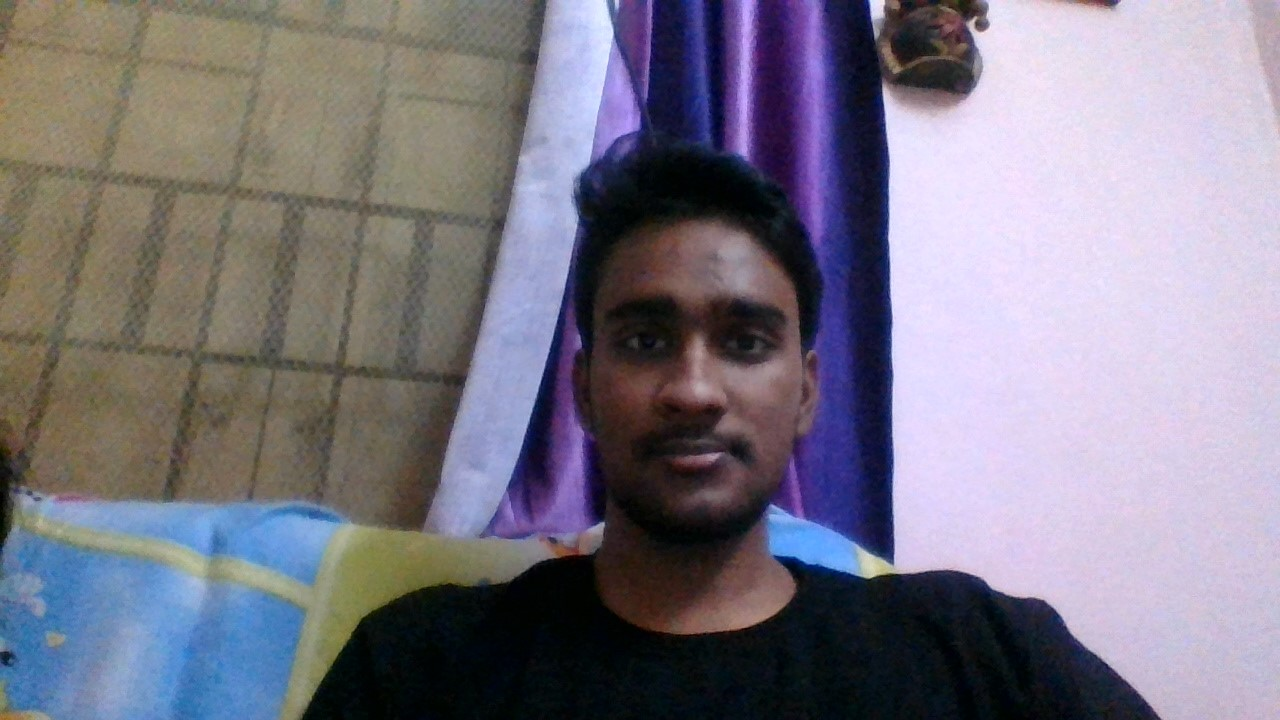
#> input picture Image.jpg, 1280 x 720 px
$ python translation2.py
#> lines starting #> are read from the running program, lines starting #| are printed output that depends on the picture
import cv2
import numpy as np

img =cv2.imread('Image.jpg', 0)
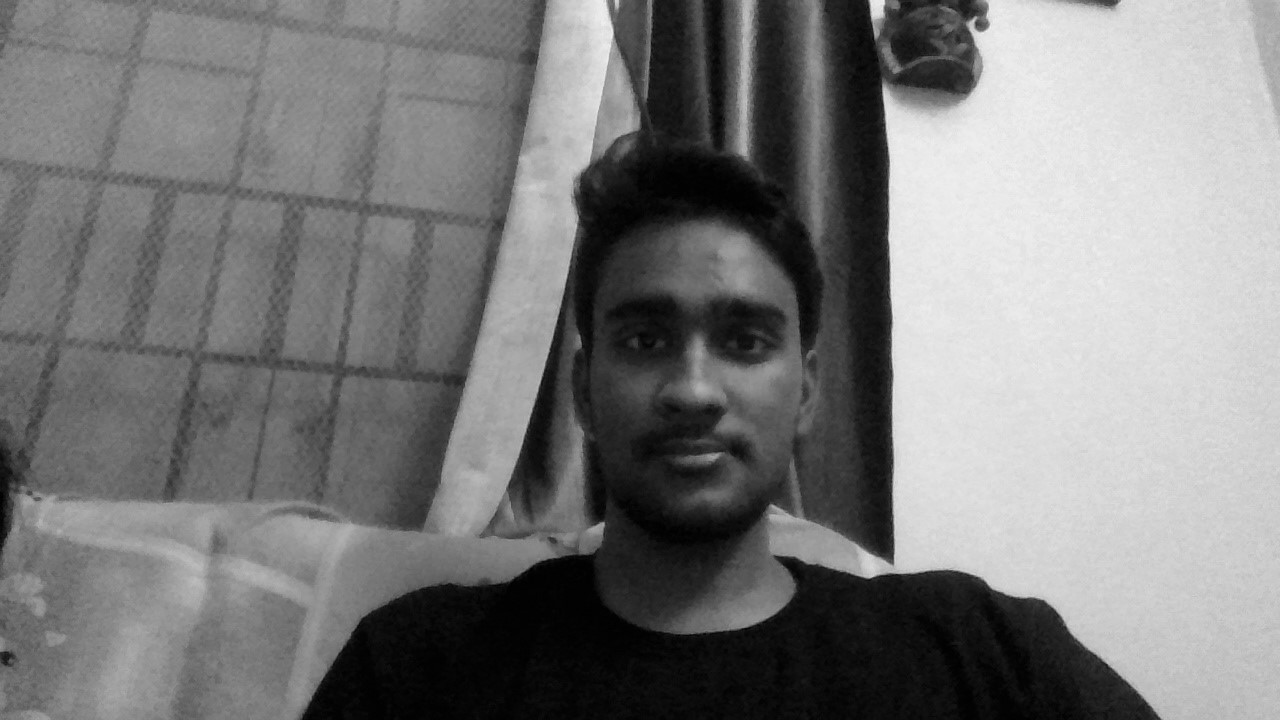
#> img: shape (720, 1280); min 0, max 243, mean 122

cv2.imshow('img',img)
cv2.waitKey(0)
cv2.destroyAllWindows()

rows,cols = img.shape
#> rows = 720; cols = 1280

M=np.float32([[1,0,100], [0,1,50]])
dst = cv2.warpAffine(img, M,(cols, rows))
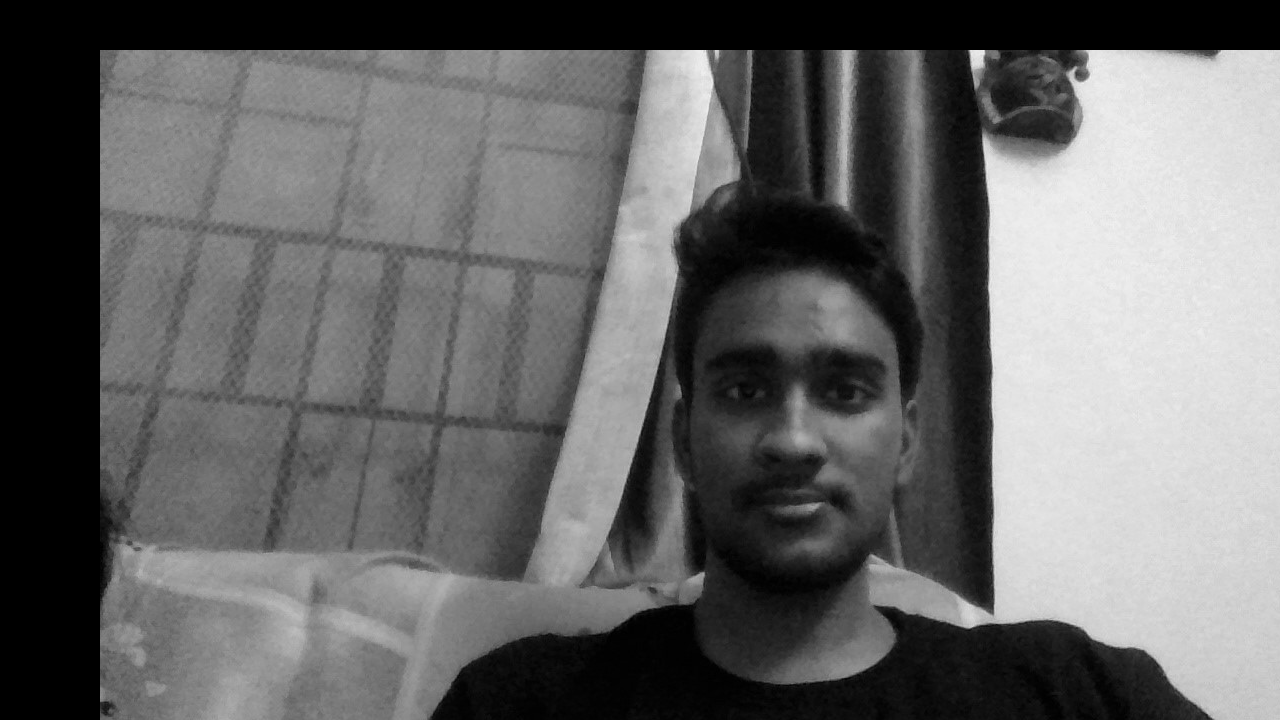
#> dst: shape (720, 1280); min 0, max 243, mean 102.6

cv2.imshow('img', dst)
cv2.waitKey(0)
cv2.destroyAllWindows()


#This is for testing Image in the python Openc CV code in the pyhton kernel
#This program is used to do the translation in the image nad produce the result in the Native Window

$ run again, with Check1.jpg copied over Image.jpg
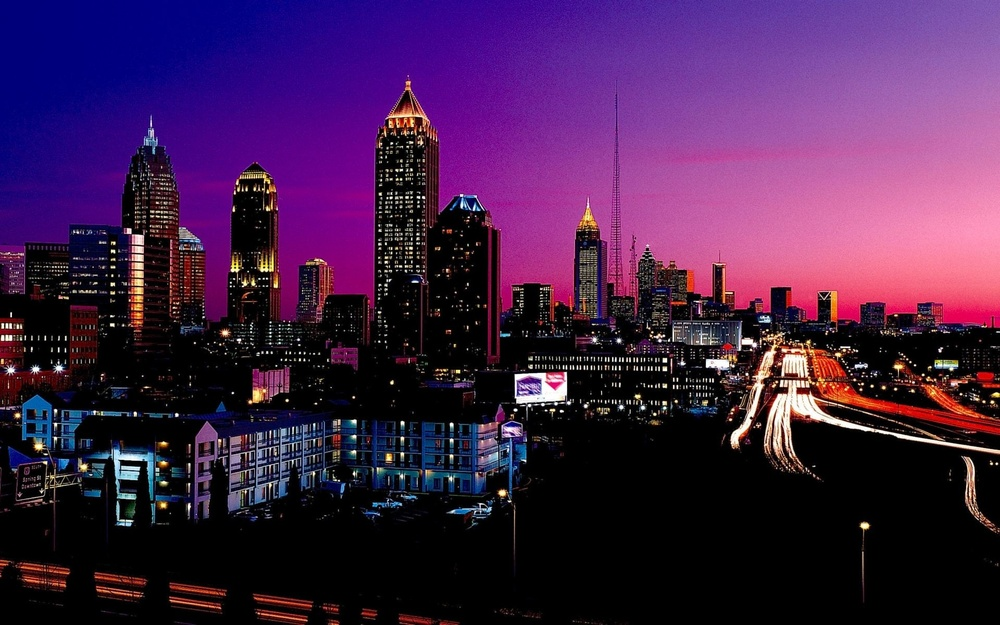
#> input picture Check1.jpg, 1000 x 625 px, shrunk from 1920 x 1200 before the run
#> `img =cv2.imread('Image.jpg', 0)`:
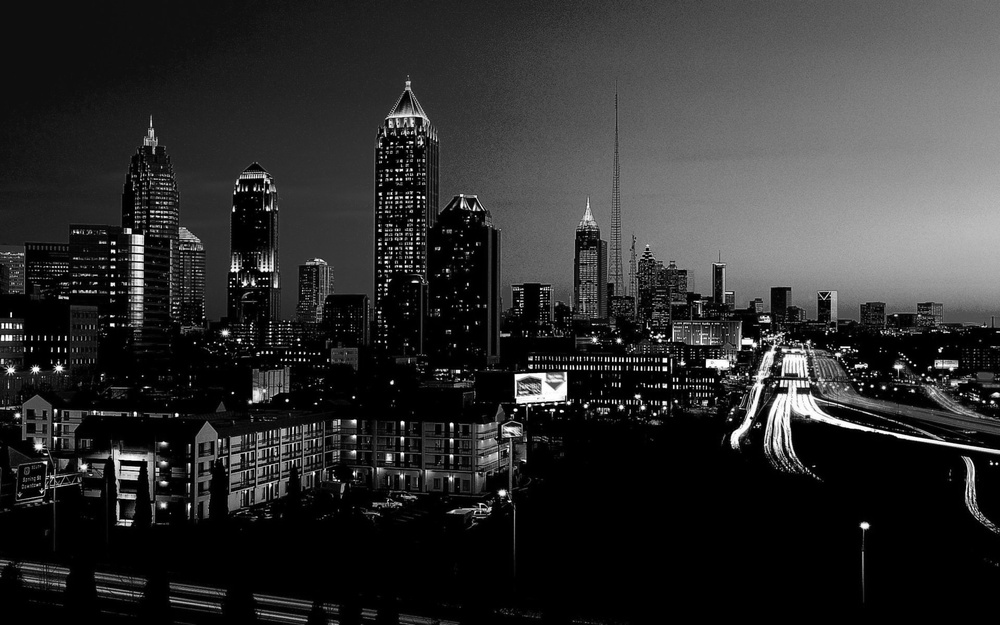
#> img: shape (625, 1000); min 0, max 255, mean 46.6
#> `dst = cv2.warpAffine(img, M,(cols, rows))`:
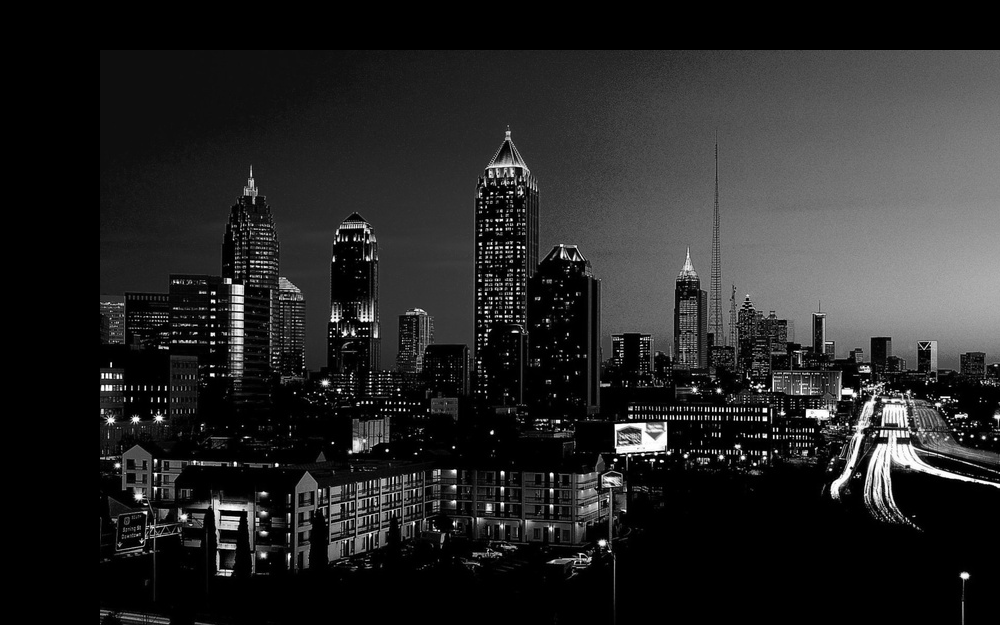
#> dst: shape (625, 1000); min 0, max 255, mean 38
